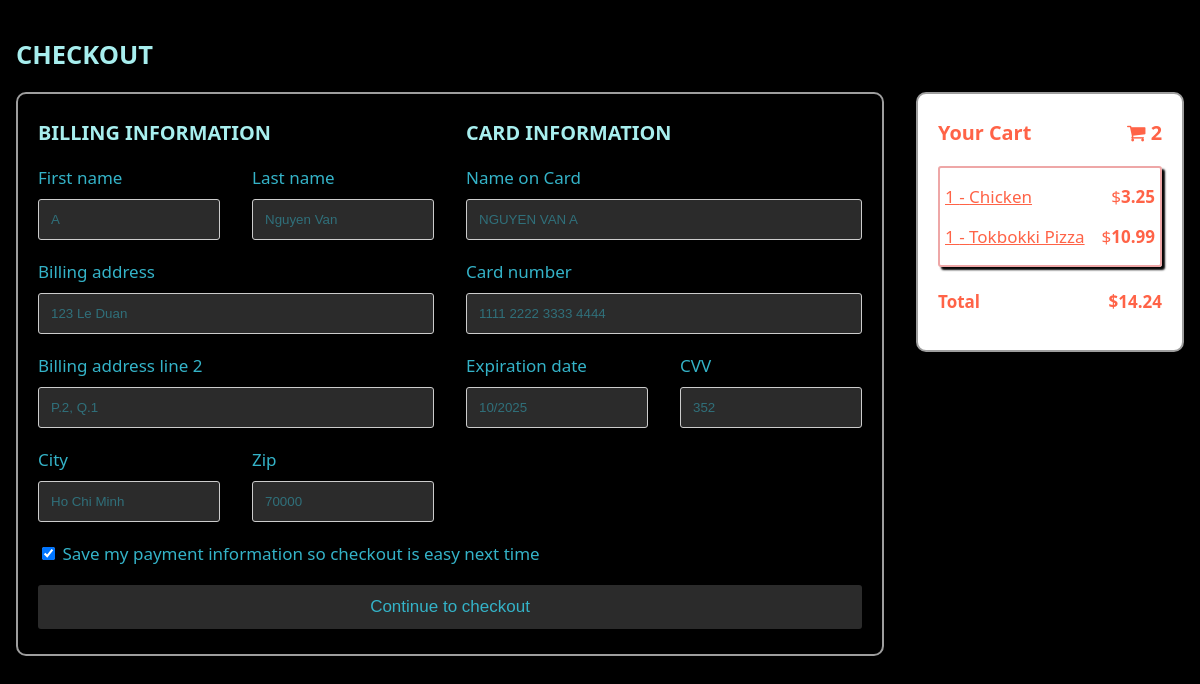
The app's page /checkout/ with its own data.
### pos_app/models.py (models this page shows, shortened)
class Order(models.Model):
    products = models.ManyToManyField(OrderProduct)
    ip_address = models.CharField(max_length=50)
    ordered = models.BooleanField(default=False)
    paid = models.BooleanField(default=False)
    added_date = models.DateTimeField(default=timezone.now)
    name = models.CharField(max_length=80)
    def get_total_price(self):
        sum = 0
        for ordered_product in self.products.all():
            sum += ordered_product.get_total_price();
        return round(sum, 2)
    def get_total_quantity(self):
        sum = 0
        if self.products.all().exists():
            for ordered_product in self.products.all():
                sum += ordered_product.quantity
        return sum

class OrderProduct(models.Model):
    product = models.ForeignKey(Product, on_delete=models.PROTECT)
    quantity = models.IntegerField(default=1)
    ordered = models.BooleanField(default=False)
    ip_address = models.CharField(max_length=50)
    def get_name(self):
        return self.product.name
    def get_total_price(self):
        return round(self.product.price * self.quantity, 2)

class Product(models.Model):
    name = models.CharField(max_length=100, verbose_name=('Product name'))
    description = models.TextField(blank=True, verbose_name=('Description'))
    price = models.FloatField(verbose_name=('Price'))
    image = models.ImageField(upload_to='images/%Y/', verbose_name="Image")
    deleted = models.BooleanField(default=False)

### pos_app/views.py (the view)
# urls.py: path('checkout/', views.check_out, name='checkout'),
def check_out(request):
    current_ip = get_client_ip(request)
    order = None
    ordered_product_list = None
    order_qs = Order.objects.filter(ip_address=current_ip, ordered=False)
    if order_qs.exists():
        order = order_qs[0]
        ordered_product_list = order.products.all()
    if request.method == "POST":
        order.ordered=True
        order.added_date = timezone.now()
        order.name = (request.POST['fname'] + " " + request.POST['lname'])
        order.save()
        return render(request, "success.html")
    return render(request, "checkout.html", context={"order": order, "ordered_product_list": ordered_product_list})

### pos_app/views.py (called while the page is built)
def get_client_ip(request):
    x_forwarded_for = request.META.get('HTTP_X_FORWARDED_FOR')
    if x_forwarded_for:
        ip = x_forwarded_for.split(',')[-1].strip()
    else:
        ip = request.META.get('REMOTE_ADDR')
    return ip

### templates/checkout.html (shortened to what this page needs)
{% load static %}
<!DOCTYPE html>
<html>
<head>
<link rel="stylesheet" href="https://cdnjs.cloudflare.com/ajax/libs/font-awesome/4.7.0/css/font-awesome.min.css">
<link rel="stylesheet" href="{% static 'custom_css/checkout_style.css' %}">
</head>
<body>
<h2 style="color: #a7eeee;">CHECKOUT</h2>
<div class="row">
  <div class="col-75">
    <div class="container">
      <form method="POST">
        <div class="row">
          <div class="col-50">
            <h3 style="color: #a7eeee;">BILLING INFORMATION</h3>
            <div class="row">
                <div class="col-50">
                    <label for="fname">First name</label>
                    <input type="text" id="firstname" name="fname" placeholder="A">
                </div>
                <div class="col-50">
                    <label for="lname">Last name</label>
                    <input type="text" id="lastname" name="lname" placeholder="Nguyen Van">
                </div>
            </div>
            <label for="billingaddress1">Billing address</label>
            <input type="text" id="billingaddress1" name="billingaddress1" placeholder="123 Le Duan">
            <label for="billingaddress2">Billing address line 2</label>
            <input type="text" id="billingaddress2" name="billingaddress2" placeholder="P.2, Q.1">
            <div class="row">
              <div class="col-50">
                <label for="city">City</label>
                <input type="text" id="state" name="state" placeholder="Ho Chi Minh">
              </div>
              <div class="col-50">
                <label for="zip">Zip</label>
                <input type="text" id="zip" name="zip" placeholder="70000">
              </div>
            </div>
          </div>
          <div class="col-50">
            <h3 style="color: #a7eeee;">CARD INFORMATION</h3>
            <label for="cname">Name on Card</label>
            <input type="text" id="cname" name="cardname" placeholder="NGUYEN VAN A">
            <label for="ccnum">Card number</label>
            <input type="text" id="ccnum" name="cardnumber" placeholder="1111 2222 3333 4444">
            <div class="row">
                <div class="col-50">
                    <label for="expyear">Expiration date</label>
                    <input type="text" id="expdate" name="expdate" placeholder="10/2025">
                  </div>
                  <div class="col-50">
                    <label for="cvv">CVV</label>
                    <input type="text" id="cvv" name="cvv" placeholder="352">
                </div>
            </div>
          </div>
        </div>
        <label>
            <input type="checkbox" checked="checked" name="sameadr"> Save my payment information so checkout is easy next time
          </label>
        <input type="submit" value="Continue to checkout" class="btn">
      </form>
    </div>
  </div>
  <div class="col-25">
    <div class="container" style="background-color: white;">
      <h3 style="color: tomato;">Your Cart <span class="price" style="color: tomato"><i class="fa fa-shopping-cart"></i> <b>{{order.get_total_quantity}}</b></span></h3>
      <div class="invoice-list">
        {% for ordered_product in ordered_product_list %}
        <p><a href="#">{{ordered_product.quantity}} - {{ordered_product.get_name}}</a>  <span class="price" style="color: tomato">$<strong>{{ordered_product.get_total_price}}</strong></span></p>
        {% endfor %}
      </div>
      <h4 style="color: tomato">Total <span class="price" style="color: tomato"><b>${{order.get_total_price}}</b></span></h4>
    </div>
  </div>
</div>
</body>
</html>

### static/custom_css/checkout_style.css (style rules this page uses)
body { font-family: 'Segoe UI', Tahoma, Geneva, Verdana, sans-serif; font-size: 17px; padding: 8px; background-color: black; color: #34b3c8; }
* { box-sizing: border-box; }
.row { display: -ms-flexbox; display: flex; -ms-flex-wrap: wrap; flex-wrap: wrap; margin: 0 -16px; }
.col-25 { -ms-flex: 25%; flex: 25%; }
.col-50 { -ms-flex: 50%; flex: 50%; }
.col-75 { -ms-flex: 75%; flex: 75%; }
.col-25, .col-50, .col-75 { padding: 0 16px; }
.container { padding: 5px 20px 15px 20px; border: solid 2.5px; border-color: #9e9e9e; border-radius: 10px; }
input[type=text] { width: 100%; margin-bottom: 20px; padding: 12px; border: 1px solid #ccc; border-radius: 3px; background-color: rgb(43, 43, 43); color: #34b3c8; }
::placeholder { color: #34b3c8; opacity: 0.5; }
label { margin-bottom: 10px; display: block; }
.btn { background-color: rgb(43, 43, 43); color: #34b3c8; padding: 12px; margin: 10px 0; border: none; width: 100%; border-radius: 3px; cursor: pointer; font-size: 17px; }
a { color:tomato; }
span.price { float: right; color: grey; }
.invoice-list { border: solid 2.5px; box-shadow: 3px 3px 2px rgb(3 3 3); border-color: #eea7a7; padding-left: 5px; padding-right: 5px; border-radius: 3px; }

### records on screen
Order: get_total_quantity "2", get_total_price "14.24"
OrderProduct: quantity "1", get_name "Chicken", get_total_price "3.25"
OrderProduct: quantity "1", get_name "Tokbokki Pizza", get_total_price "10.99"
